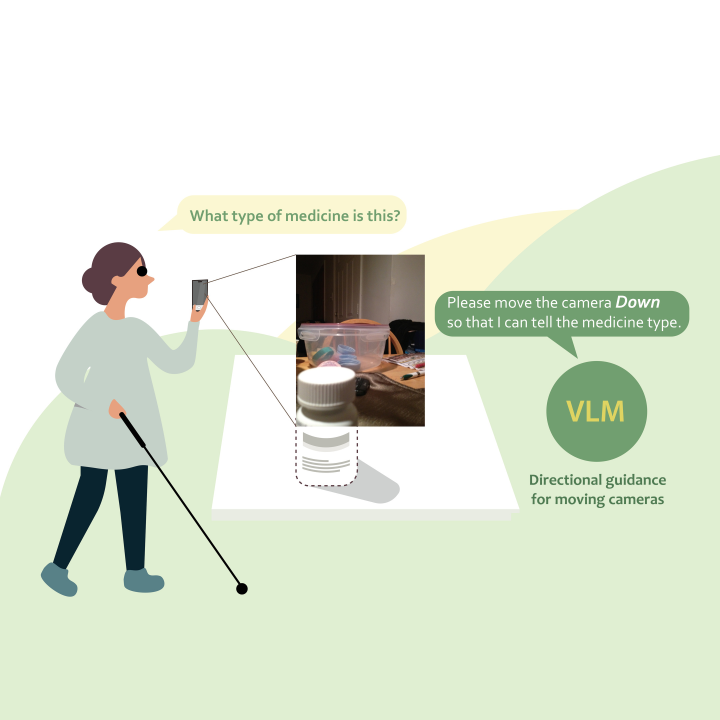
#> input picture source-assets/lab-projects/cards/01_right_this_way/hero.jpg, 2160 x 2160 px, found by its file name (shown at 1/3 size)
$ python h1_caption.py
#> lines starting #> are read from the running program, lines starting #| are printed output that depends on the picture
from PIL import Image, ImageDraw, ImageFont, ImageChops
D='/Users/liliu/Downloads/lab_projects/01_right_this_way/'
h=Image.open(D+'hero.jpg').convert('RGB')
#> h is the input picture: PIL image 2160x2160 RGB; mean R, G, B 223.9, 231.4, 215.7
o=Image.open('o1.png').convert('RGB')
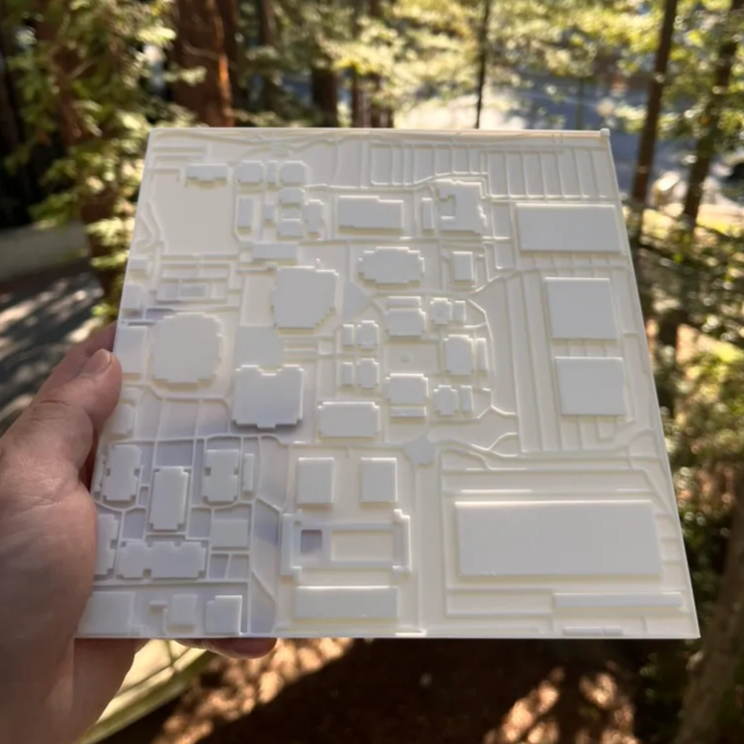
#> input picture source-assets/lab-projects/source/compose/a_assets_72.png, 744 x 744 px, given in place of o1.png, which was not available
#> o is the input picture: PIL image 744x744 RGB; mean R, G, B 134.4, 124, 109.1
print(o.size)
#| (744, 744)
d=ImageChops.difference(o.resize(h.size,Image.LANCZOS),h); print('diff',d.getbbox(),max(e[1] for e in d.getextrema()))
#> after `d = ImageChops.difference(o.resize(h.size, Image.LANCZOS), h)`:
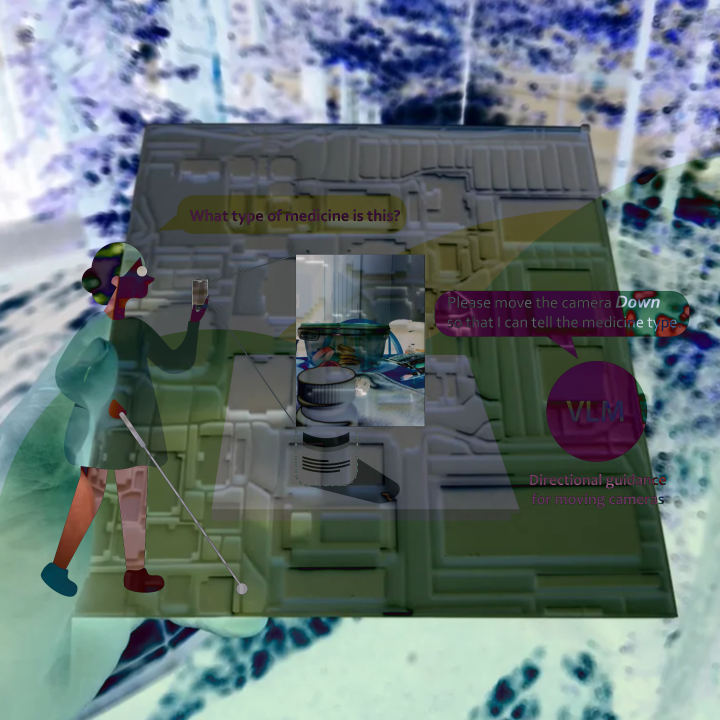
#> d: PIL image 2160x2160 RGB (shown at 1/3 size); mean R, G, B 104.3, 118.5, 120.5
#| diff (0, 0, 2160, 2160) 255
base=o.resize((2160,2160),Image.LANCZOS) if max(e[1] for e in d.getextrema())<40 else h
base.save('h1_base.png')
S=4
F='/Applications/Microsoft PowerPoint.app/Contents/Resources/DFonts/Candarab.ttf'
f=ImageFont.truetype(F,47*S)
lay=Image.new('L',(2160*S,2160*S),0); dr=ImageDraw.Draw(lay)
#> after `lay = Image.new('L', (2160 * S, 2160 * S), 0)`: lay: PIL image 8640x8640 L; every value is 0
cx=1793*S
for t,y in (('Directional guidance',1420),('for moving cameras',1478)):
    dr.text((cx,y*S),t,font=f,fill=255,anchor='ma')
lay=lay.resize((2160,2160),Image.LANCZOS)
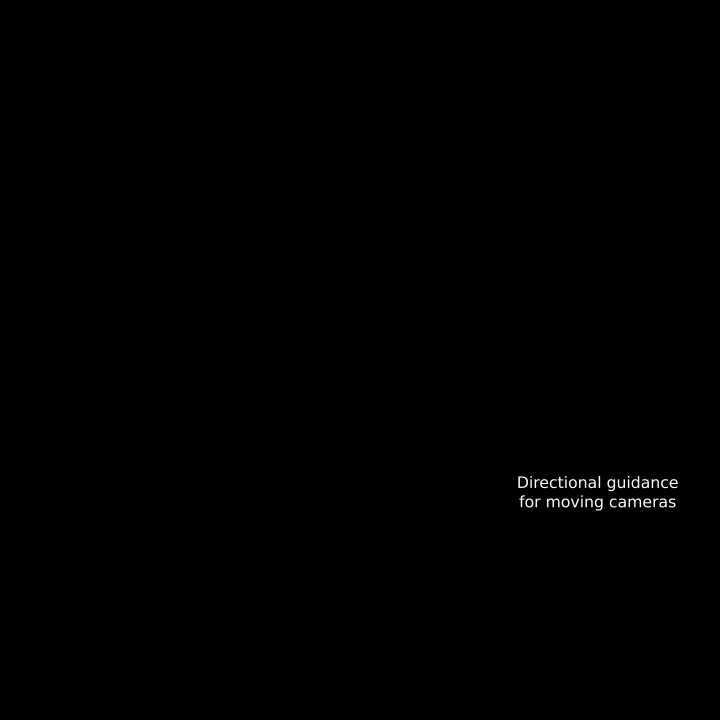
#> lay: PIL image 2160x2160 L (shown at 1/3 size); min 0, max 255, mean 0.5
out=base.copy(); out.paste(Image.new('RGB',out.size,(78,122,82)),(0,0),lay)
print('text bbox',lay.getbbox())
#| text bbox (1552, 1425, 2036, 1534)
out.save('h1_caption.png'); out.save('h1_caption.jpg',quality=95,subsampling=0)
out.crop((1200,800,2160,1700)).save('h1_crop.jpg',quality=90)
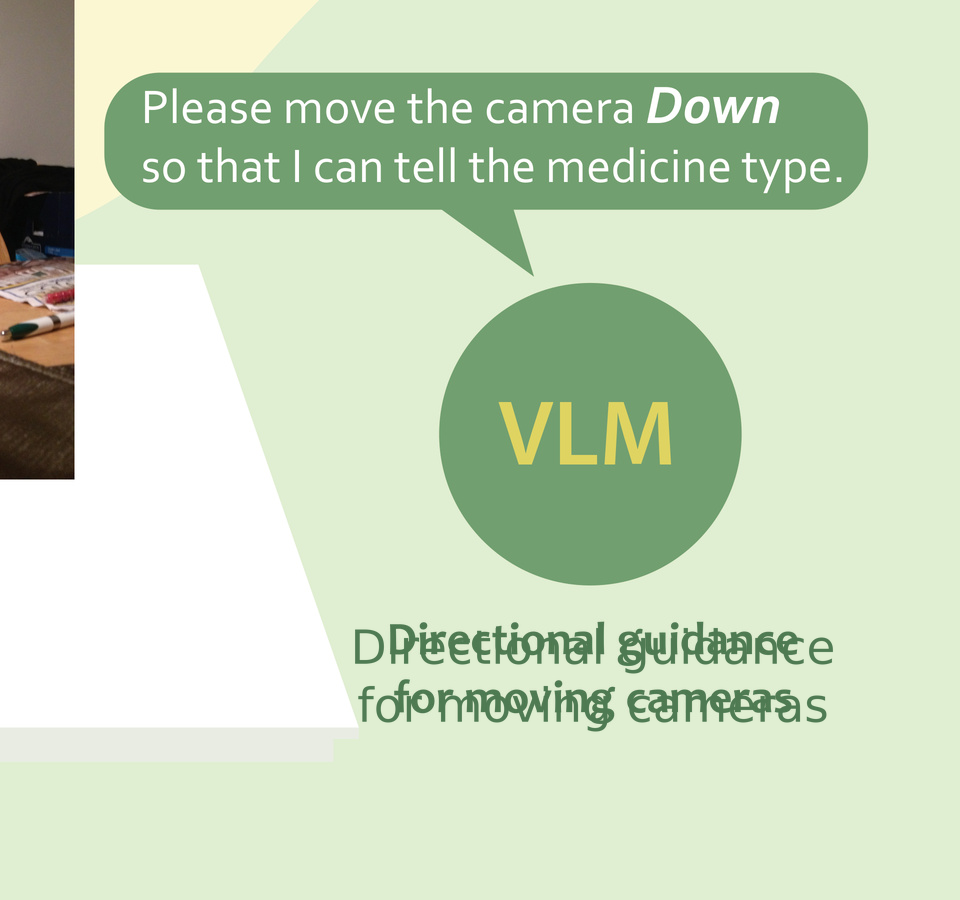
#> saved as h1_crop.jpg: PIL image 960x900 RGB; mean R, G, B 200.6, 217.7, 189.6
